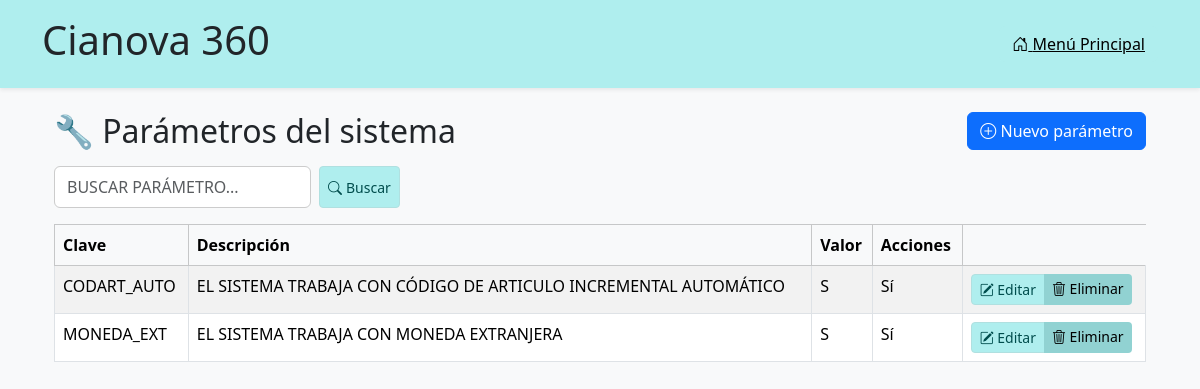
The app's page /articulos/parametros/ with its own data.
### articulos/models.py (models this page shows, shortened)
class ParametroSistema(models.Model):
    clave = models.CharField(max_length=14, unique=True)
    descripcion = models.CharField(max_length=200)
    valor = models.CharField(max_length=1, choices=[('S', 'Sí'), ('N', 'No')])

### articulos/views.py (the view)
# urls.py: path('parametros/', views.listar_parametros, name='listar_parametros'),
def listar_parametros(request):
    query = request.GET.get('buscar_parametro', '').strip().upper()
    if query:
        filtros = (
            Q(clave__icontains=query) |
            Q(descripcion__icontains=query) |
            Q(valor__icontains=query)
        )
        parametros = ParametroSistema.objects.filter(filtros)
    else:
        parametros = ParametroSistema.objects.all()
    contexto = {
        'parametros': parametros,
        'query': query
    }
    return render(request, 'articulos/listar_parametros.html', contexto)

### articulos/templates/articulos/listar_parametros.html (shortened to what this page needs)
{% extends "articulos/base.html" %}
{% block content %}
<div class="container mt-4">
  <div class="d-flex justify-content-between align-items-center mb-3">
    <h2 class="mb-0 text-institucional">🔧 Parámetros del sistema</h2>
    <a href="{% url 'agregar_parametro' %}" class="btn btn-primary">
      <i class="bi bi-plus-circle"></i> Nuevo parámetro
    </a>
  </div>
  <form method="get" class="d-flex mb-3" role="search">
    <input type="text" name="buscar_parametro" class="form-control me-2 text-uppercase" placeholder="Buscar parámetro..." value="{{ request.GET.buscar_parametro }}">
	<button type="submit" class="btn btn-sm btn-institucional d-inline-flex align-items-center gap-1">
      <i class="bi bi-search"></i> Buscar
    </button>
  </form>
  {% if parametros %}
    <table class="table table-striped table-bordered">
      <thead class="table-light">
        <tr>
          <th>Clave</th>
          <th>Descripción</th>
          <th>Valor</th>
          <th>Acciones</th>
        </tr>
      </thead>
      <tbody>
        {% for parametro in parametros %}
          <tr>
            <td class="text-uppercase">{{ parametro.clave }}</td>
            <td class="text-uppercase">{{ parametro.descripcion }}</td>
            <td>{{ parametro.valor }}</td>
            <td>{{ parametro.get_valor_display }}</td>
            <td>
              <div class="btn-group" role="group">
                <a href="{% url 'editar_parametro' parametro.id %}" class="btn btn-sm btn-institucional">
                  <i class="bi bi-pencil-square"></i> Editar
                </a>
                <a href="{% url 'eliminar_parametro' parametro.id %}"
                   class="btn btn-sm btn-institucional-danger"
                   onclick="return confirm('¿Está seguro que desea eliminar el parámetro {{ parametro.id }}?');">
                  <i class="bi bi-trash3"></i> Eliminar
                </a>
              </div>
            </td>
          </tr>
        {% endfor %}
      </tbody>
    </table>
  {% endif %}
</div>
{% endblock %}

### articulos/static/articulos/css/styles.css (style rules this page uses)
body, input, button, label, textarea, select { font-family: 'Segoe UI', Arial, Helvetica, sans-serif !important; }
:root { --color-marca: rgb(175, 238, 238); --color-marca-hover: rgb(150, 220, 220); --color-cancelar: rgb(120, 180, 180); --color-cancelar-hover: rgb(100, 160, 160); --color-eliminar: rgb(100, 140, 140); --color-eliminar-hover: rgb(80, 120, 120); }
body { background-color: #f8f9fa; color: #212529; margin: 0; padding: 0; }
form input[type="text"], form input[type="number"], form input[type="password"], form select, form textarea { font-size: 1rem; border: 1px solid #ccc; border-radius: 6px; padding: 0.5rem 0.75rem; transition: all 0.2s ease-in-out; width: auto; }
.btn-institucional { background-color: rgb(175, 238, 238); color: #000; border: none; font-weight: 500; }
.btn-institucional-danger { background-color: rgb(145, 210, 210); color: #000; border: none; }
.btn-institucional { background-color: rgb(175, 238, 238); color: #004d4d; border: 1px solid #b0e0e0; }

### records on screen
ParametroSistema: clave "CODART_AUTO", descripcion "EL SISTEMA TRABAJA CON CÓDIGO DE ARTICULO INCREMENTAL AUTOMÁTICO", valor "S", valor "Sí"
ParametroSistema: clave "MONEDA_EXT", descripcion "EL SISTEMA TRABAJA CON MONEDA EXTRANJERA", valor "S", valor "Sí"
